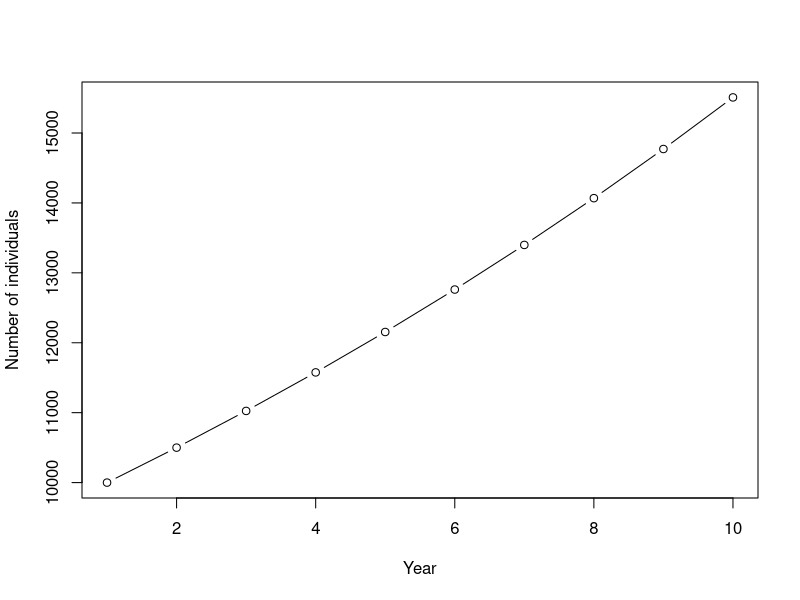
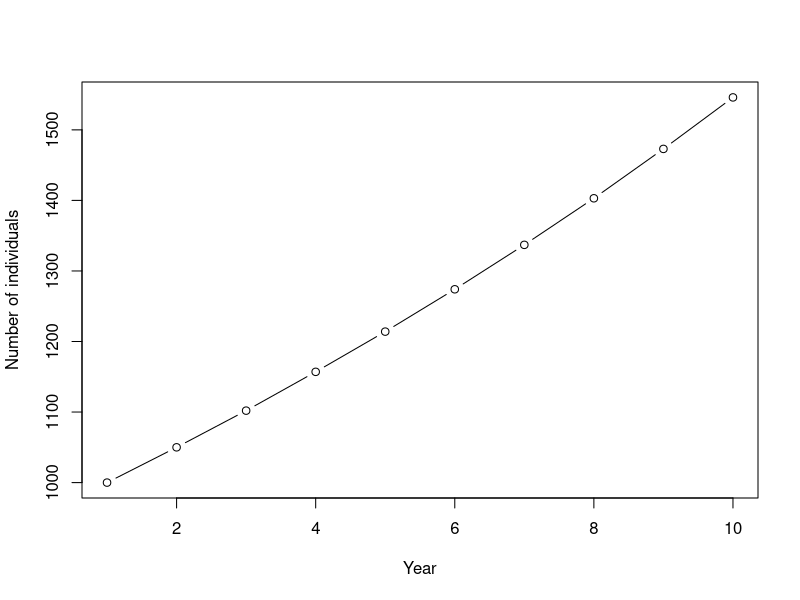
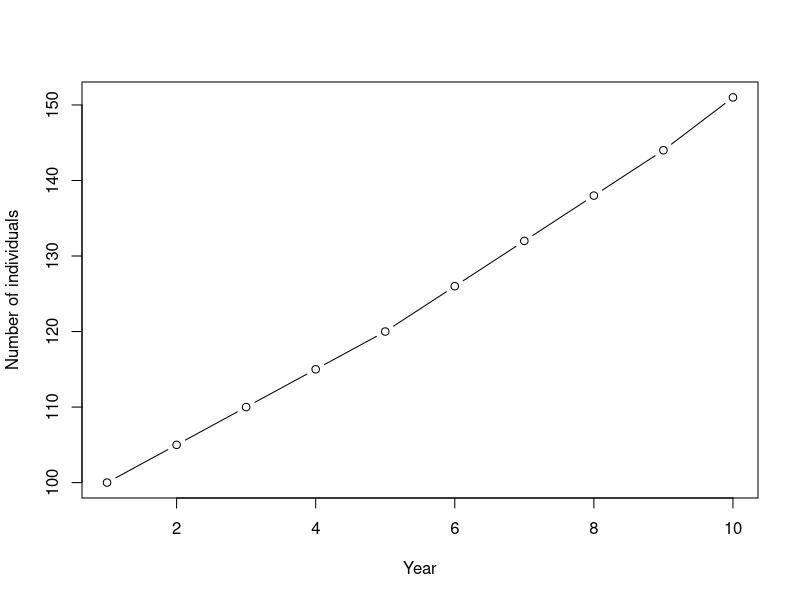
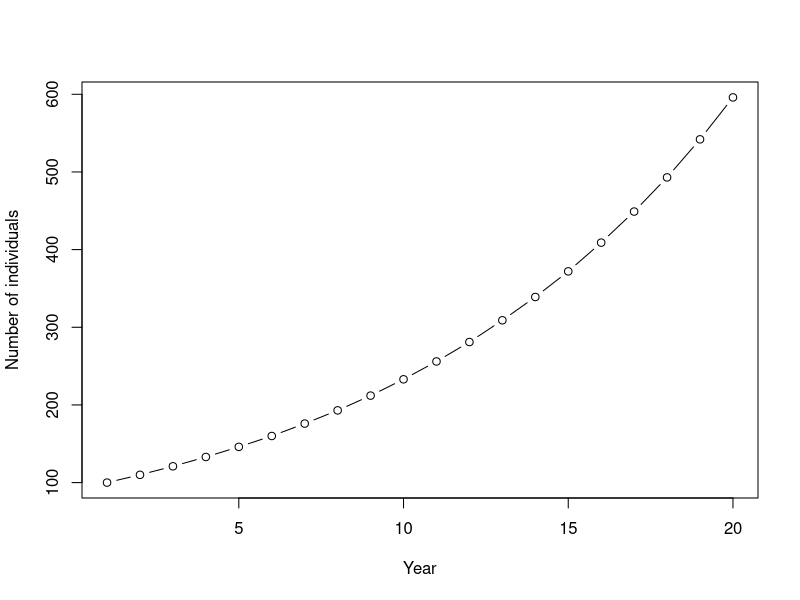

Here is the R script that generated these plots, in order: (Note: this script raises an error after producing the figures.)
set.seed=666

fn.mod=function(N.shk.start,Yrs.mdld,Number.tagged.yr,Pop.grwz.r8t)
{
  YRs=1:Yrs.mdld
  N.shk.end=N.shk.start+round(N.shk.start*Pop.grwz.r8t*Yrs.mdld)
  N=vector('list',length=Yrs.mdld)
  Tagged=Recaptured=N
  
  #year 1
  N[[1]]=1:N.shk.start
  Tagged[[1]]=sample(N[[1]],round(runif(1,Number.tagged.yr[1],Number.tagged.yr[2])))
  names(N[[1]])=rep(1,length(N[[1]]))
  names(Tagged[[1]])=rep(1,length(Tagged[[1]]))
  
  #other years
  for(y in YRs[-1])
  {
    #grow population
    lastN=N[[y-1]][length(N[[y-1]])]
    N[[y]]=c(N[[y-1]],(lastN+1):(lastN+lastN*Pop.grwz.r8t))
    names(N[[y]])=rep(y,length(N[[y]]))
    
    #tagging event
    Tag=sample(N[[y]],round(runif(1,Number.tagged.yr[1],Number.tagged.yr[2])))
    rec.tag=match(unlist(Tagged),Tag)  
    if(length(rec.tag[!is.na(rec.tag)])>0)
    {
      Recaptured[[y]]=Tag[which(Tag%in%unlist(Tagged))]
      names(Recaptured[[y]])=rep(y,length(Recaptured[[y]]))
    }
    
    Tagged[[y]]=Tag[which(!Tag%in%unlist(Tagged))]  
    names(Tagged[[y]])=rep(y,length(Tagged[[y]]))
  }

  #Put as data frame
  Dummy.dat=data.frame(Year=names(unlist(Tagged)),Shark.ID=unlist(Tagged))
  Dummy.dat$Recapture=0
  dd=data.frame(Year=names(unlist(Recaptured)),Shark.ID=unlist(Recaptured))
  dd$Recapture=1
  Dummy.dat=subset(Dummy.dat,!Shark.ID%in%dd$Shark.ID)
  Dummy.dat=rbind(Dummy.dat,dd)
  
  
  Dummy.dat$Year=2008+as.numeric(as.character(Dummy.dat$Year))
  Dummy.dat$DDate=as.Date(paste(Dummy.dat$Year,'/01/01',sep=''))
  Dummy.dat$DDate1=as.Date(paste(Dummy.dat$Year+1,'/01/01',sep=''))
  Dummy.dat$Date=as.Date('1999/01/01')
  for(d in 1:nrow(Dummy.dat))Dummy.dat$Date[d]=sample(seq(Dummy.dat$DDate[d], Dummy.dat$DDate1[d], by="day"), 1)
  Dummy.dat=Dummy.dat[order(Dummy.dat$Date),match(c("Date","Shark.ID","Recapture"),names(Dummy.dat))]
  
  
  #plot population growth
  Pop.grow=data.frame(Yr=rep(NA,length(N)),N=rep(NA,length(N)))
  for(p in 1:nrow(Pop.grow))
  {
    Pop.grow$Yr[p]=p
    Pop.grow$N[p]=N[[p]][length(N[[p]])]
  }
  plot(Pop.grow$Yr,Pop.grow$N,type='b',ylab="Number of individuals",xlab="Year")
  return(Dummy.dat)
}

D10000=fn.mod(N.shk.start=10000,Yrs.mdld=10,Number.tagged.yr=c(20,30),Pop.grwz.r8t=0.05)
D1000=fn.mod(N.shk.start=1000,Yrs.mdld=10,Number.tagged.yr=c(10,20),Pop.grwz.r8t=0.05)
D100=fn.mod(N.shk.start=100,Yrs.mdld=10,Number.tagged.yr=c(1,10),Pop.grwz.r8t=0.05)
D100_10percent_20yrs=fn.mod(N.shk.start=100,Yrs.mdld=20,Number.tagged.yr=c(1,10),Pop.grwz.r8t=0.1)
sort(table(D100_10percent_20yrs$Shark.ID))

sort(table(D100$Shark.ID))

sum(D100$Recapture)
sum(D1000$Recapture)
sum(D10000$Recapture)

write.csv(D10000,"C:/Matias/Analyses/Population dynamics/White shark/Mark_recapture/dummy1.csv",row.names=F)
write.csv(D1000,"C:/Matias/Analyses/Population dynamics/White shark/Mark_recapture/dummy2.csv",row.names=F)
write.csv(D100,"C:/Matias/Analyses/Population dynamics/White shark/Mark_recapture/dummy3.csv",row.names=F)

write.csv(D100_10percent_20yrs[!duplicated(D100_10percent_20yrs$Shark.ID),],"C:/Matias/Analyses/Population dynamics/White shark/Mark_recapture/dummy4.csv",row.names=F)


